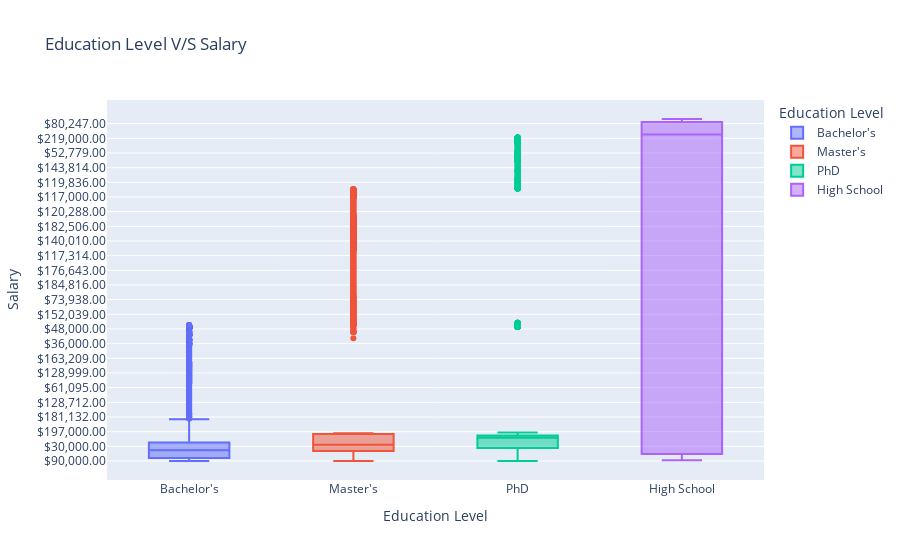

Here is the notebook cell this chart was saved with:
### Markdown cell above
# Analyzing Relationship between salary and their education level

### Code cell
fig = px.box(df, x="Education Level", y="Salary", title='Rlationship between Education and salary',color='Education Level')
fig.show()
img = Image.open('images/newplot.png')
display(img)

### Figure 1 — Plotly figure (JSON) as saved in the notebook; plotly's stock layout.template omitted (floating-point values rounded to 4 significant figures; data arrays with more than 128 entries replaced by an {"elided": "..."} marker saying what was removed)
{"data": [{"alignmentgroup": "True", "hovertemplate": "Education Level=%{x}<br>Salary=%{y}<extra></extra>", "legendgroup": "Bachelor's", "marker": {"color": "#636efa"}, "name": "Bachelor's", "notched": false, "offsetgroup": "Bachelor's", "orientation": "v", "showlegend": true, "type": "box", "x": {"elided": "3021 str values"}, "x0": " ", "xaxis": "x", "y": {"elided": "3021 str values"}, "y0": " ", "yaxis": "y"}, {"alignmentgroup": "True", "hovertemplate": "Education Level=%{x}<br>Salary=%{y}<extra></extra>", "legendgroup": "Master's", "marker": {"color": "#EF553B"}, "name": "Master's", "notched": false, "offsetgroup": "Master's", "orientation": "v", "showlegend": true, "type": "box", "x": {"elided": "1860 str values"}, "x0": " ", "xaxis": "x", "y": {"elided": "1860 str values"}, "y0": " ", "yaxis": "y"}, {"alignmentgroup": "True", "hovertemplate": "Education Level=%{x}<br>Salary=%{y}<extra></extra>", "legendgroup": "PhD", "marker": {"color": "#00cc96"}, "name": "PhD", "notched": false, "offsetgroup": "PhD", "orientation": "v", "showlegend": true, "type": "box", "x": {"elided": "1369 str values"}, "x0": " ", "xaxis": "x", "y": {"elided": "1369 str values"}, "y0": " ", "yaxis": "y"}, {"alignmentgroup": "True", "hovertemplate": "Education Level=%{x}<br>Salary=%{y}<extra></extra>", "legendgroup": "High School", "marker": {"color": "#ab63fa"}, "name": "High School", "notched": false, "offsetgroup": "High School", "orientation": "v", "showlegend": true, "type": "box", "x": {"elided": "448 str values"}, "x0": " ", "xaxis": "x", "y": {"elided": "448 str values"}, "y0": " ", "yaxis": "y"}], "layout": {"autosize": true, "boxmode": "overlay", "legend": {"title": {"text": "Education Level"}, "tracegroupgap": 0}, "title": {"text": "Education Level V/S Salary"}, "xaxis": {"anchor": "y", "autorange": true, "categoryarray": ["Bachelor's", "Master's", "PhD", "High School"], "categoryorder": "array", "domain": [0, 1], "range": [-0.5, 3.5], "title": {"text": "Education Level"}, "type": "category"}, "yaxis": {"anchor": "x", "autorange": true, "domain": [0, 1], "range": [-24.61, 467.6], "title": {"text": "Salary"}, "type": "category"}}}
